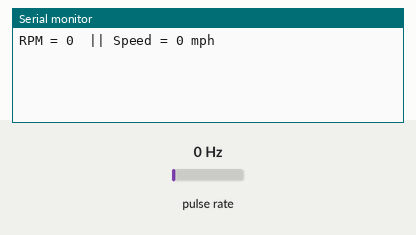
This sketch was run on a simulated Arduino Uno, built with avr-gcc and run on an emulated ATmega328P. Shown: the last lines printed to the serial monitor. Wiring (inferred from the names in the program): pulse sensor: data pin 2. The test bench sets the inputs (shaded band); at power-on: pulse rate 0 Hz.

Above: at 1.2 s.
1.3 s: pulse rate (sensor on pin 2) set to 4 Hz
At 2.6 s:
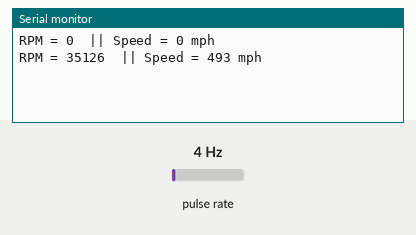
2.8 s: pulse rate (sensor on pin 2) set to 50 Hz
At 3.8 s:
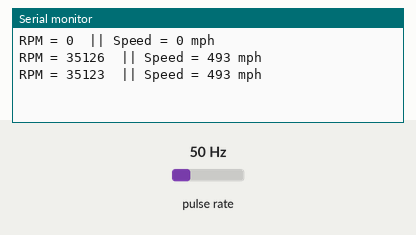
Timing chart, 0 to 5.8 s (numbered marks = the images above; inputs shaded):
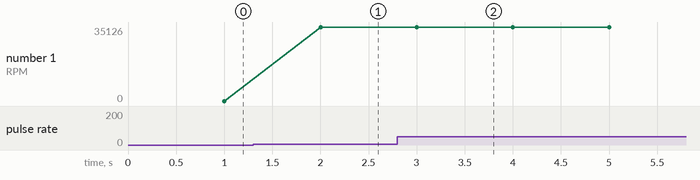

The sketch:

rpm_monitor.ino
```cpp
/*
   Wheel Encoder to monitor RPM using Photoelectronic Encoder
   Hardare:
   **** 1. Teensy 3.2
   **** 2. Photoelectronic Encoder (two IR
   @TODO: Improve Accuracy and Maximum RPM .. currently is 750 RPM MAX.. above that, the result is unreliable
*/


#define ENCODER_PIN     2      // The pin the encoder signal output is connected
#define TIRE_DIAMETER   0.12    // in meter, to calcuate linear speed
#define PULSES_PER_TURN 20
#define KM_TO_MILE      0.62137

unsigned int rpm;           // revolutions per minutes
int          velocity;

// The number of pulses per revolution - depends on your index disc!!
volatile byte pulses_per_sec;      // number of pulses
unsigned long timeold;
void counter() {
  pulses_per_sec++;
}

void setup()
{
  Serial.begin(115200);
  //Use statusPin to flash along with interrupts
  pinMode(ENCODER_PIN, INPUT);

  //Interrupt 0 is digital pin 2, so that is where the IR detector is connected
  attachInterrupt(ENCODER_PIN, counter, RISING);

  // Initialize
  pulses_per_sec = 0;
  rpm = 0;
  timeold = 0;
}

void loop()
{
  if (millis() - timeold >= 1000) { /*Uptade every one second, this will be equal to reading frecuency (Hz).*/
    //Don't process interrupts during calculations

    detachInterrupt(0);
    // How many revolutions happened in minutes based on 1s
    rpm = pulses_per_sec * (60 * 1000 / PULSES_PER_TURN ) / (millis() - timeold);
    // http://people.wku.edu/david.neal/117/Unit2/AngVel.pdf
    // Angular to Linear Velocity : v = radius * w  ( w: angular vel (rad/s)
    // v = (diameter/2)*/(2pi/60)*rpm  = rpm*(pi/60)*diamter
    velocity = rpm * (PI / 60) *(TIRE_DIAMETER) * KM_TO_MILE * 3.6 ; // to mph
    //Write it out to serial port
    Serial.print("RPM = ");
    Serial.print(rpm, DEC);
    Serial.print("  || Speed = ");
    Serial.print(velocity, DEC);
    Serial.println(" mph");
    pulses_per_sec = 0;
    timeold = millis();
    //Restart the interrupt processing
    attachInterrupt(0, counter, FALLING);
  }
}
```

Measured:
- after the input at 1.3 s, the serial monitor: prints a new line after 0.70 s (image 1)
- after the input at 2.8 s, the serial monitor: prints a new line after 0.20 s (image 2)
- plotted number 1: 0 → 35126 after the input at 1.3 s, 35126 → 35113 after the input at 2.8 s
